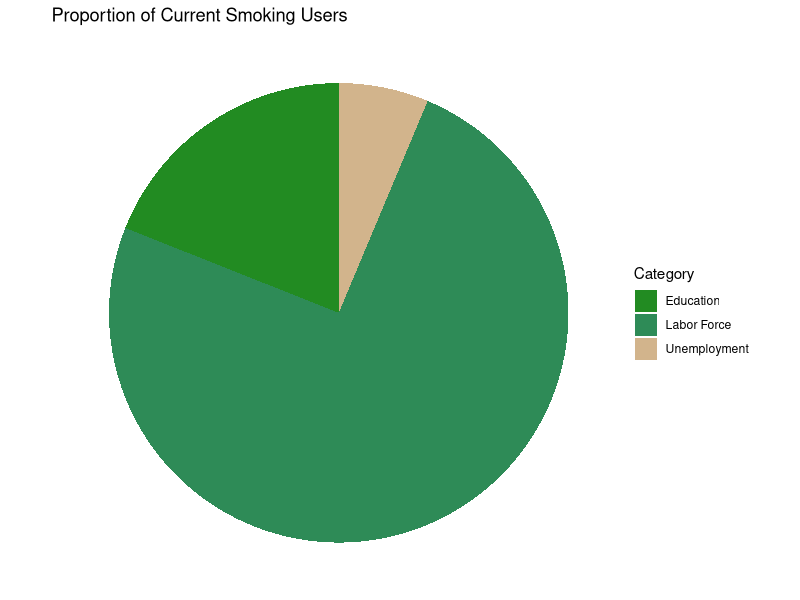

Write the R code that produced this figure.
library(dplyr)
library(stringr)
library(ggplot2)

# Calls the unified dataset
df <- read.csv("unifiedData.csv")

# Creates a new data frame
df_combined <- data.frame(
  Measure = c(df$Measure.Desc),
  Education = c(df$Education),
  Unemployment_rate = c(df$Unemployment.Rate),
  labor_force = c(df$Labor.Force)
)

#Filter out to find people who are currently have low education, have a high unemployment rate, and are currently are high in the labor force
df_combined <- filter(df_combined, Measure == "Current Smoking" | Education == "< 12th Grade"| Unemployment_rate > "5"| labor_force < "15000")

# Removes duplicated years, since the values will be the same throughout the year
# It included months (12 months), which is why years were duplicated 
duplicated_rows <- duplicated(df_combined)
df_unique <- subset(df_combined, !duplicated_rows)

filtered_data <- filter(df_combined, Measure == "Current Smoking" | Education == "< 12th Grade" | Unemployment_rate > 5 | labor_force < 15000)

# Calculate the counts for each category
category_counts <- summarise(filtered_data, 
                             Education_Count = sum(Education == "< 12th Grade"),
                             Labor_Force_Count = sum(labor_force > 1500),
                             Unemployment_Count = sum(Unemployment_rate > 8))

total_tobacco_users <- sum(df$Measure.Desc == "Current Smoking")

education_percent <- (sum(filtered_data$Education == "< 12th Grade") / total_tobacco_users) * 100
unemployment_percent <- (sum(filtered_data$Unemployment_rate > 8) / total_tobacco_users) * 100
labor_force_percent <- 100 - (education_percent + unemployment_percent)

# Create the pie chart with percentages using ggplot2
pie_data <- data.frame(
  Category = c("Education", "Labor Force", "Unemployment"),
  Count = unlist(category_counts)
)

# Create the pie chart using ggplot2
pie_chart <- ggplot(pie_data, aes(x = "", y = Count, fill = Category)) +
  geom_bar(stat = "identity", width = 1) +
  coord_polar("y", start = 0) +
  scale_fill_manual(values = c("Education" = "forestgreen", "Labor Force" = "seagreen4", "Unemployment" = "tan")) +
  theme_void() +
  labs(title = "Proportion of Current Smoking Users",
       fill = "Category")

# Display the pie chart
print(pie_chart)